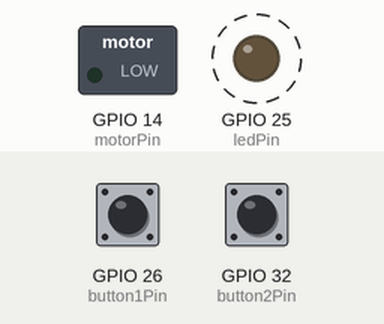
This program was run on a simulated ESP32. Shown: switched loads named in the program (green lamp = pin HIGH), output pins drawn as LEDs (lit = HIGH). Dashed ring = blinking. The test bench sets the inputs (shaded band); at power-on: GPIO 26 (button1Pin) HIGH, GPIO 32 (button2Pin) HIGH. WiFi joins after 1.5 s; servers stay silent unless stated; the ROS host is connected and sends only what is stated; what the program prints to the serial monitor is not drawn.

Above: at 4.7 s.
4.8 s: GPIO 26 (button1Pin) pulled LOW for 0.15 s
At 4.88 s:
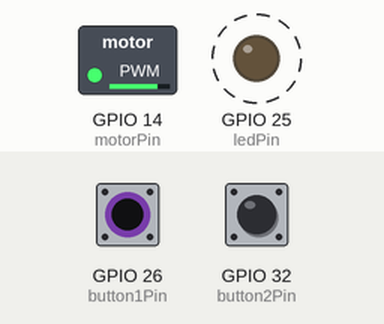
7.8 s: GPIO 32 (button2Pin) pulled LOW for 0.15 s
At 10.3 s:
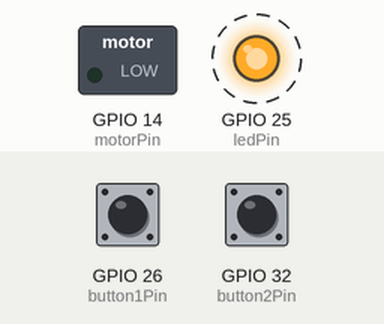
10.8 s: GPIO 32 (button2Pin) pulled LOW for 1 s
At 12.3 s:
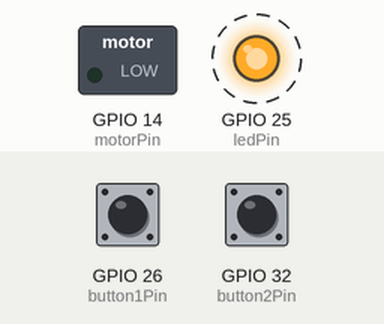
13.8 s: GPIO 26 (button1Pin) pulled LOW for 1 s
At 13.9 s:
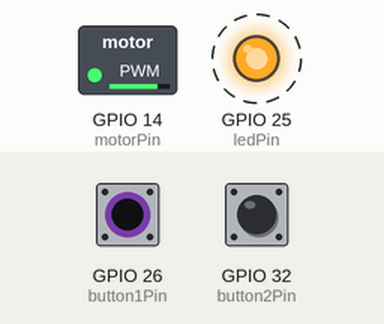
Timing chart, 0 to 17.8 s (numbered marks = the images above; inputs shaded):
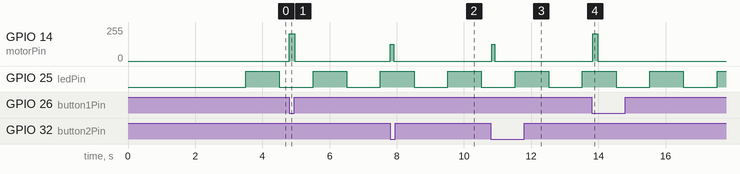

Measured:
- after the input at 4.8 s, GPIO 14 (motorPin): 0/255 → 203/255 at once, → 0/255 0.15 s later
- after the input at 7.8 s, GPIO 14 (motorPin): 0/255 → 127/255 at once, → 0/255 0.10 s later
- after the input at 10.8 s, GPIO 14 (motorPin): 0/255 → 127/255 at once, → 0/255 0.10 s later
- after the input at 13.8 s, GPIO 14 (motorPin): 0/255 → 203/255 at once, → 0/255 0.15 s later
- by itself, GPIO 25 (ledPin): alternates HIGH for 1.0 s and LOW for 1.0 s

The program:

main.cpp
```cpp
#include <Arduino.h>
#include <micro_ros_platformio.h>
#include <WiFi.h>
#include <rcl/rcl.h>
#include <rclc/rclc.h>
#include <std_msgs/msg/string.h>

// WiFi credentials
char ssid[] = "name";
char password[] = "password";
IPAddress agent_ip(000,000,0,000);

// micro-ROS
rcl_publisher_t publisher;
rcl_node_t node;
rclc_support_t support;
rcl_allocator_t allocator;
std_msgs__msg__String msg;
char message[] = "Hello from ESP32";
unsigned long lastPub = 0;

// Pin definitions
const int motorPin = 14;
const int button1Pin = 26;
const int button2Pin = 32;
const int ledPin = 25;

// State tracking
bool lastB1 = false;
bool lastB2 = false;
unsigned long lastBlink = 0;
bool ledState = false;

// Vibration function
void vibrate(float intensity = 0.5, int duration_ms = 200) {
  int duty = intensity * 255;
  ledcWrite(0, duty);
  delay(duration_ms);
  ledcWrite(0, 0);
}

void setup() {
  Serial.begin(115200);

  pinMode(button1Pin, INPUT_PULLUP);
  pinMode(button2Pin, INPUT_PULLUP);
  pinMode(ledPin, OUTPUT);

  ledcSetup(0, 1000, 8);
  ledcAttachPin(motorPin, 0);

  WiFi.begin(ssid, password);
  while (WiFi.status() != WL_CONNECTED) {
    delay(500);
    Serial.print(".");
  }
  Serial.println("WiFi connected");

set_microros_wifi_transports(ssid, password, agent_ip, 8888);

  delay(2000);

  allocator = rcl_get_default_allocator();
  rclc_support_init(&support, 0, NULL, &allocator);
  rclc_node_init_default(&node, "esp32_node", "", &support);
  rclc_publisher_init_default(
    &publisher,
    &node,
    ROSIDL_GET_MSG_TYPE_SUPPORT(std_msgs, msg, String),
    "esp32_hello"
  );
}

void loop() {
  // Blink LED
  if (millis() - lastBlink >= 1000) {
    ledState = !ledState;
    digitalWrite(ledPin, ledState);
    lastBlink = millis();
    Serial.println("Loop running...");
  }

  // Buttons
  bool b1 = digitalRead(button1Pin) == LOW;
  bool b2 = digitalRead(button2Pin) == LOW;

  if (b1 && !lastB1) {
    Serial.println("Button 1 pressed");
    vibrate(0.8, 150);
  }
  if (b2 && !lastB2) {
    Serial.println("Button 2 pressed");
    vibrate(0.5, 100);
  }
  lastB1 = b1;
  lastB2 = b2;

  // Publish hello every 2 seconds
  if (millis() - lastPub >= 2000) {
    msg.data.data = message;
    msg.data.size = strlen(message);
    msg.data.capacity = sizeof(message);
    rcl_publish(&publisher, &msg, NULL);
    lastPub = millis();
  }

  delay(50);
}
```
